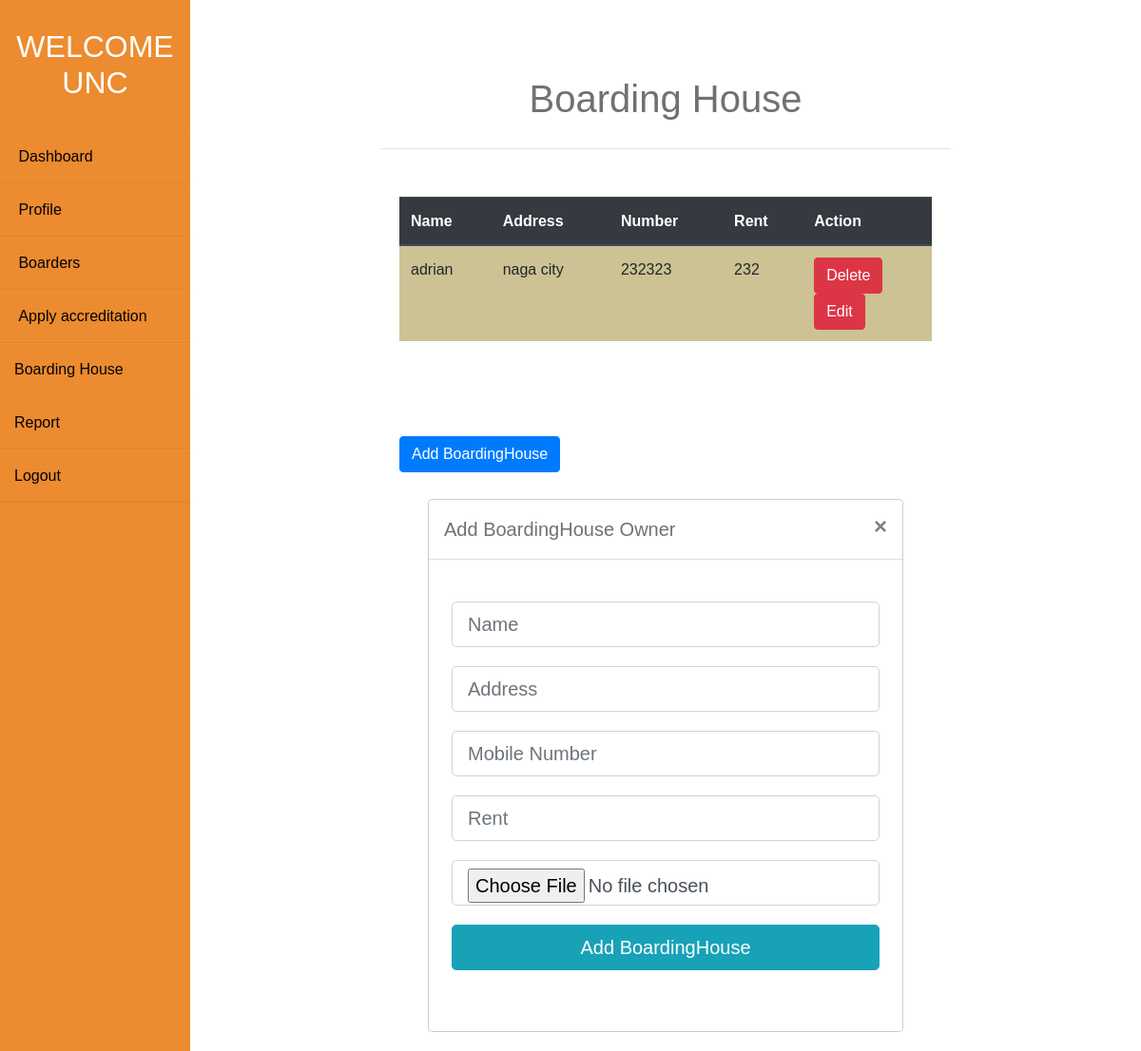
The app's page /boardinghouse/bhouse.php (signed in) with its own data.
### tables this page shows
CREATE TABLE `boardinghouse` (
  `id` int(11) NOT NULL,
  `Name` varchar(30) NOT NULL,
  `Address` varchar(20) NOT NULL,
  `Number` varchar(15) NOT NULL,
  `bhouse_id` int(11) NOT NULL,
  `Rent` int(3) NOT NULL,
  `image` varchar(200) NOT NULL
);

### boardinghouse/getbhouse.php (the view, shortened to what this page needs)
<?php
include '../include/conn.php';
    $id = $_SESSION['id'];
    $query = "SELECT C.* FROM `boardinghouse` C JOIN boardinghouseowner B ON bhouse_id = c.bhouse_id where c.bhouse_id = '".$id ."' and b.id = '".$id ."'";
    $result = mysqli_query($conn,$query);
    while($row = mysqli_fetch_array($result))
    {
        ?>
            <tbody>
                <tr>
                    <td><?php echo $row['Name']; ?></td>
                    <td><?php echo $row['Address']; ?></td>
                    <td><?php echo $row['Number']; ?></td>
                    <td><?php echo $row['Rent']; ?></td>
                    <td>
                    <form action="delbhouse.php" method="POST">
                                        <button type="submit" class="btn btn-danger" name="id" value="<?php echo $row['id']; ?>" >Delete </button>
                                    </form>
                     <button
                     type="submit" class="btn btn-danger  " <?php echo $row['id']; ?>>Edit</button></td>
                </tr>
            </tbody>
        <?php
}
?>

### css/boardinghouse.css (style rules this page uses)
* { margin: 0; padding: 0; box-sizing: border-box; list-style: none; text-decoration: none; font-family: 'Josefin Sans', sans-serif; }
body { background-color: #f3f5f9; }

### records on screen
boardinghouse: Name "adrian", Address "naga city", Number "232323", Rent "232", $row['id'] 11 (drawn)

### other values on screen
$_SESSION["UserName"] "UNC"
